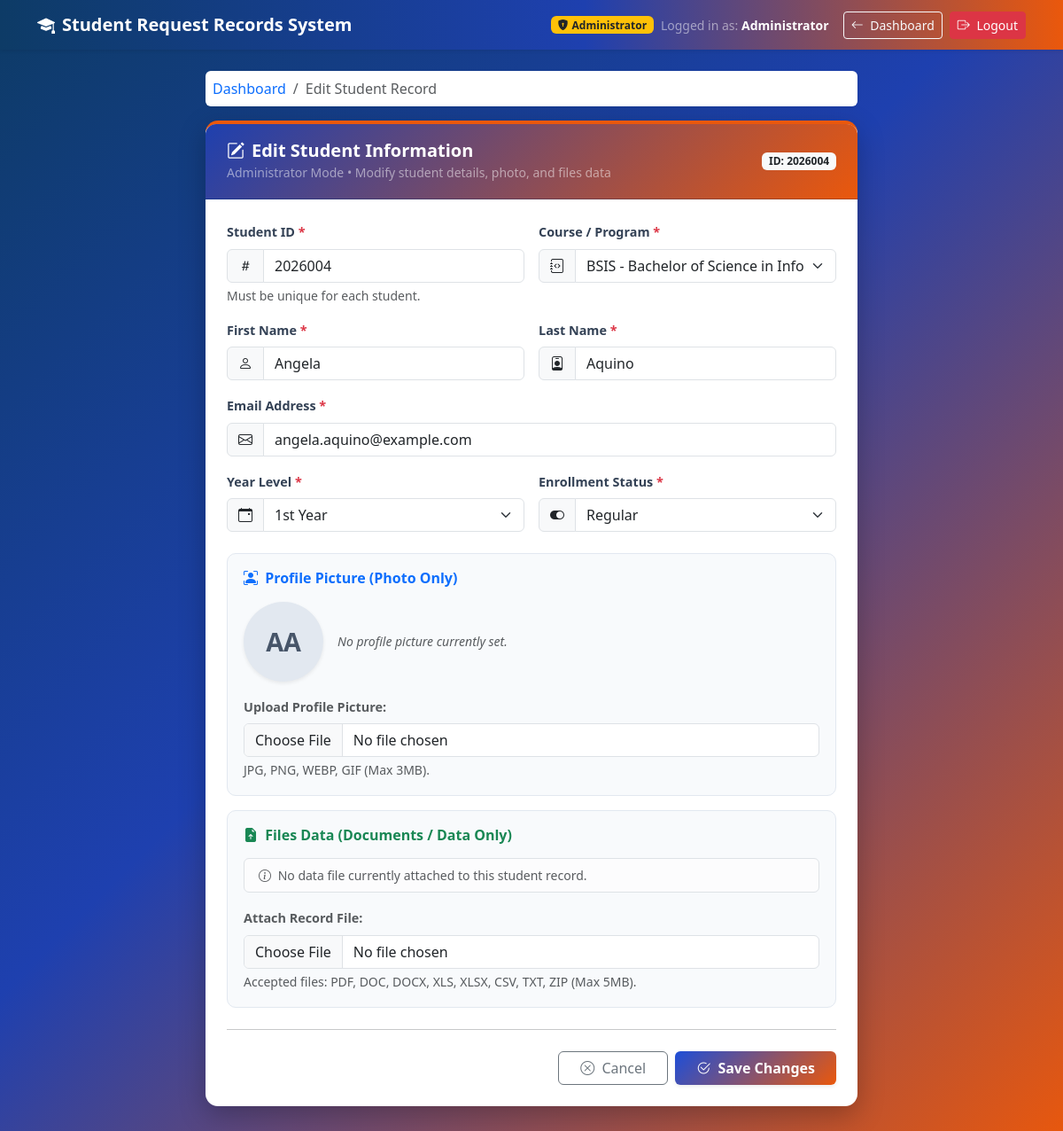
/edit_student.php?id=4 (signed in), run on the app's committed database.
### tables this page shows
CREATE TABLE `students` (
  `id` INT(11) NOT NULL AUTO_INCREMENT,
  `user_id` INT(11) DEFAULT NULL,
  `student_id` VARCHAR(50) NOT NULL UNIQUE,
  `first_name` VARCHAR(100) NOT NULL,
  `last_name` VARCHAR(100) NOT NULL,
  `email` VARCHAR(150) NOT NULL,
  `course` VARCHAR(100) NOT NULL,
  `year_level` INT(11) NOT NULL,
  `status` VARCHAR(50) NOT NULL DEFAULT 'Regular',
  `profile_picture` VARCHAR(255) DEFAULT NULL,
  `record_file` VARCHAR(255) DEFAULT NULL,
  `created_at` TIMESTAMP NOT NULL DEFAULT CURRENT_TIMESTAMP,
  `updated_at` TIMESTAMP NOT NULL DEFAULT CURRENT_TIMESTAMP ON UPDATE CURRENT_TIMESTAMP,
  PRIMARY KEY (`id`)
);

### edit_student.php (the view, shortened to what the rows shown need)
<?php
require_once 'db_connection.php';
$student_id_val      = "";
$first_name_val      = "";
$last_name_val       = "";
$email_val           = "";
$course_val          = "";
$year_level_val      = 1;
$status_val          = "Regular";
$profile_picture_val = null;
$id_param = intval($_GET['id'] ?? ($_POST['id'] ?? 0));
if ($id_param > 0) {
    $fetchSql = "SELECT * FROM students WHERE id = ?";
    $fetchStmt = $conn->prepare($fetchSql);
    $fetchStmt->bind_param("i", $id_param);
    $fetchStmt->execute();
    $result = $fetchStmt->get_result();
    if ($result && $result->num_rows === 1) {
        $student = $result->fetch_assoc();
        $student_id_val      = $student['student_id'];
        $first_name_val      = $student['first_name'];
        $last_name_val       = $student['last_name'];
        $email_val           = $student['email'];
        $course_val          = $student['course'];
        $year_level_val      = $student['year_level'];
        $status_val          = $student['status'];
        $profile_picture_val = $student['profile_picture'] ?? null;
    } else {
        $_SESSION['error'] = "Student record not found.";
        header("Location: dashboard.php");
        exit();
    }
} else {
    $_SESSION['error'] = "Invalid student record ID.";
    header("Location: dashboard.php");
    exit();
}
?>
<!DOCTYPE html>
<html lang="en">
<head>
    <link href="https://cdn.jsdelivr.net/npm/bootstrap@5.3.0/dist/css/bootstrap.min.css" rel="stylesheet">
    <link href="https://cdn.jsdelivr.net/npm/bootstrap-icons@1.11.1/font/bootstrap-icons.css" rel="stylesheet">
</head>
<body>
<div class="container pb-5">
    <div class="row justify-content-center">
        <div class="col-lg-8 col-md-10">
            <div class="card card-custom">
                <div class="card-header card-header-custom d-flex align-items-center justify-content-between">
                    <div>
                        <h5 class="mb-0 fw-bold">
                        </h5>
                        <small class="text-white-50">Administrator Mode &bull; Modify student details, photo, and files data</small>
                    </div>
                    <span class="badge bg-light text-dark">ID: <?= htmlspecialchars($student_id_val); ?></span>
                </div>
                <div class="card-body p-4">
                    <form method="POST" action="edit_student.php" enctype="multipart/form-data">
                        <div class="row g-3">
                            <div class="col-md-6">
                                <div class="input-group">
                                    <span class="input-group-text"><i class="bi bi-hash"></i></span>
                                    <input type="text" class="form-control" id="student_id" name="student_id"
                                           value="<?= htmlspecialchars($student_id_val); ?>" required>
                                </div>
                            </div>
                            <div class="col-md-6">
                                <div class="input-group">
                                    <span class="input-group-text"><i class="bi bi-journal-code"></i></span>
                                    <select class="form-select" id="course" name="course" required>
                                        <option value="BSIS" <?= ($course_val === 'BSIS') ? 'selected' : ''; ?>>BSIS - Bachelor of Science in Information Systems</option>
                                    </select>
                                </div>
                            </div>
                            <div class="col-md-6">
                                <div class="input-group">
                                    <span class="input-group-text"><i class="bi bi-person"></i></span>
                                    <input type="text" class="form-control" id="first_name" name="first_name"
                                           value="<?= htmlspecialchars($first_name_val); ?>" required>
                                </div>
                            </div>
                            <div class="col-md-6">
                                <div class="input-group">
                                    <span class="input-group-text"><i class="bi bi-person-badge"></i></span>
                                    <input type="text" class="form-control" id="last_name" name="last_name"
                                           value="<?= htmlspecialchars($last_name_val); ?>" required>
                                </div>
                            </div>
                            <div class="col-md-12">
                                <div class="input-group">
                                    <span class="input-group-text"><i class="bi bi-envelope"></i></span>
                                    <input type="email" class="form-control" id="email" name="email"
                                           value="<?= htmlspecialchars($email_val); ?>" required>
                                </div>
                            </div>
                            <div class="col-md-6">
                                <div class="input-group">
                                    <span class="input-group-text"><i class="bi bi-calendar-event"></i></span>
                                    <select class="form-select" id="year_level" name="year_level" required>
                                        <option value="1" <?= ($year_level_val == 1) ? 'selected' : ''; ?>>1st Year</option>
                                    </select>
                                </div>
                            </div>
                            <div class="col-md-6">
                                <div class="input-group">
                                    <span class="input-group-text"><i class="bi bi-toggle-on"></i></span>
                                    <select class="form-select" id="status" name="status" required>
                                        <option value="Regular" <?= ($status_val === 'Regular') ? 'selected' : ''; ?>>Regular</option>
                                    </select>
                                </div>
                            </div>
                            <div class="col-md-12 mt-4">
                                <div class="section-box">
                                    <div class="row align-items-center g-3 mb-3">
                                        <div class="col-auto">
                                            <?php if (!empty($profile_picture_val) && record_file_exists($profile_picture_val)): ?>
                                                <img src="download_file.php?file=<?= urlencode($profile_picture_val); ?>&action=view"
                                                     alt="Profile Picture" class="avatar-lg shadow-sm" id="currentPicImg">
                                            <?php else: ?>
                                                <div class="avatar-initials-lg shadow-sm" id="initialsAvatar">
                                                    <?= strtoupper(substr($first_name_val, 0, 1) . substr($last_name_val, 0, 1)); ?>
                                                </div>
                                            <?php endif; ?>
                                        </div>
                                    </div>
                                </div>
                            </div>
                        </div>
                    </form>
                </div>
            </div>
        </div>
    </div>
</div>
</body>
</html>

### data on the page
students: student "2026004", student_id "2026004", course "BSIS - Bachelor of Science in Information Systems", first_name "Angela", last_name "Aquino", email "angela.aquino@example.com", year_level "1st Year", status "Regular", first_name+last_name "AA"

### other printed values
$_SESSION['full_name'] "Administrator"
